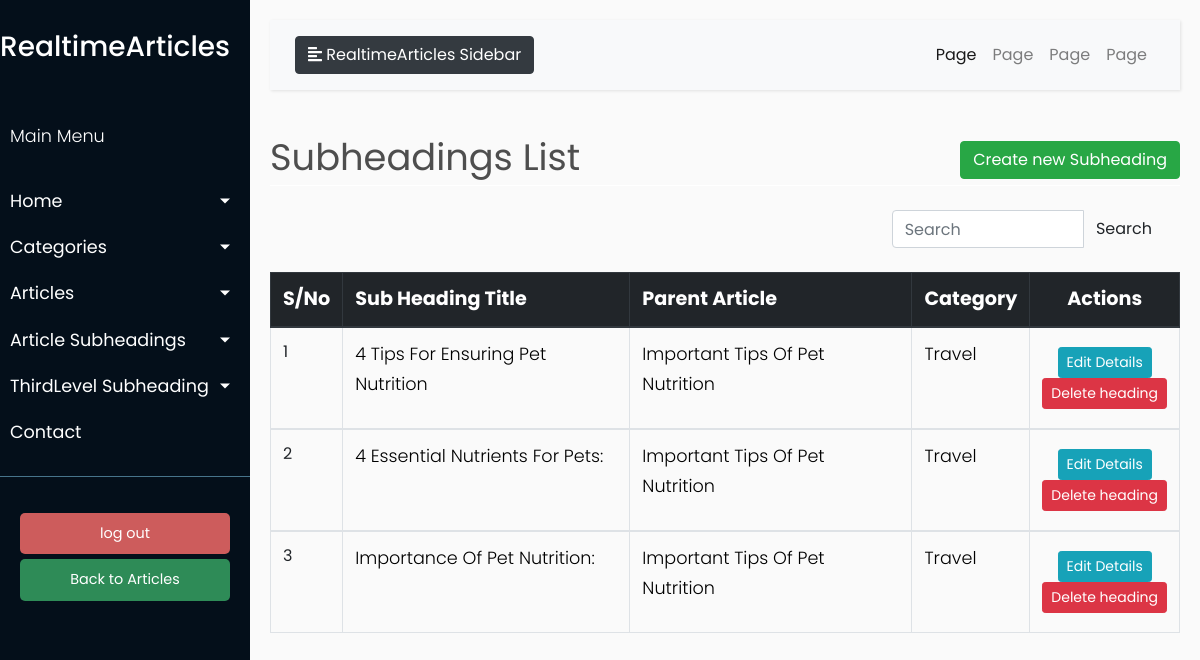
/subheading_list (signed in), run on an earlier commit of the app's database.
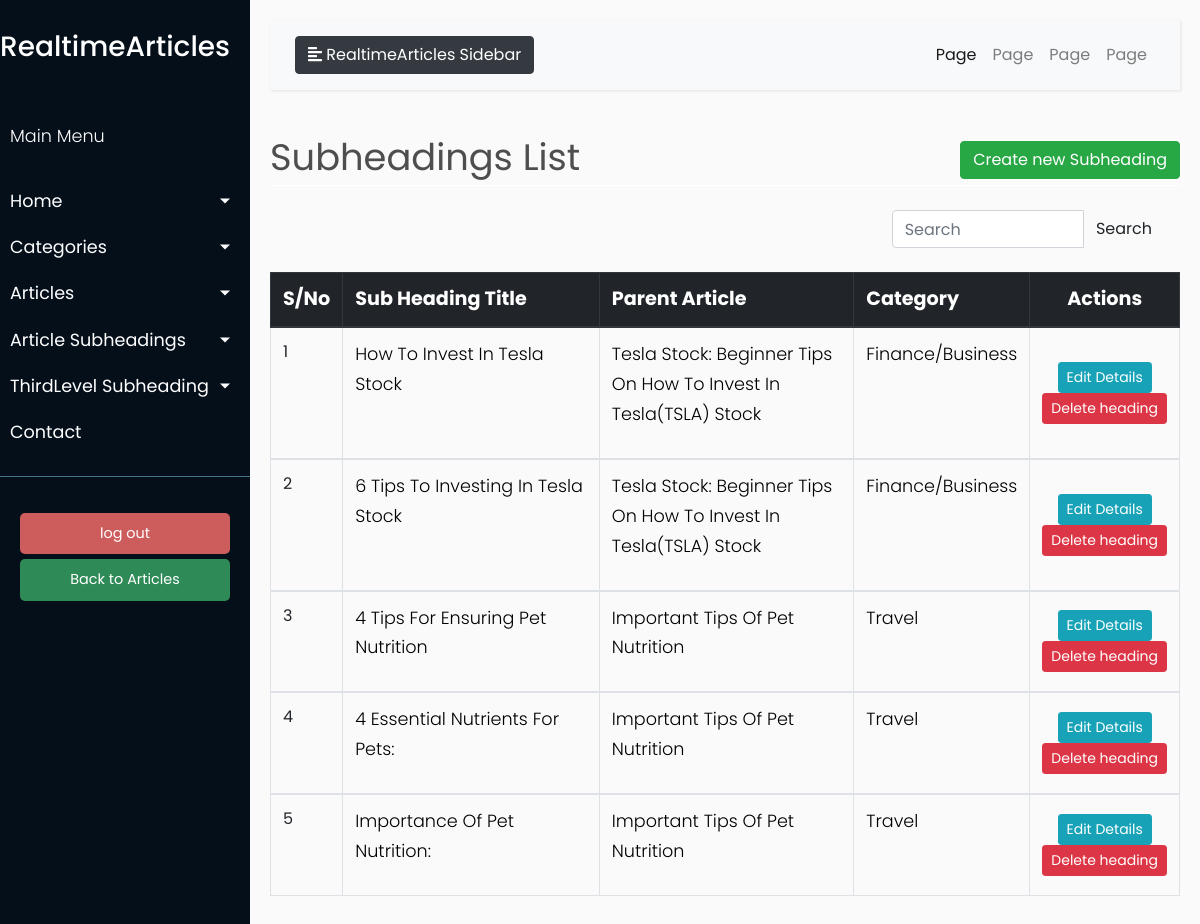
And on a later commit of the database.
### models/models.py (models this page shows, shortened)
class Subheading(db.Model):
    __tablename__ = 'subheading'
    id = db.Column(db.Integer, primary_key=True)
    sub_title = db.Column(db.String(100), nullable=True)
    sub_content = db.Column(db.Text, nullable=True)
    sub_image = db.Column(db.String(100))  # Path to subheading image
    article_id = db.Column(db.Integer, db.ForeignKey('article.id'), nullable=False)
    third_level_subheadings = db.relationship('ThirdLevelSubheading', backref='subheading', lazy=True)

class Article(db.Model):
    __tablename__ = 'article'
    id = db.Column(db.Integer, primary_key=True)
    main_title = db.Column(db.String(100), nullable=False)
    main_content = db.Column(db.Text, nullable=True)
    date_published = db.Column(db.DateTime, default=datetime.utcnow)
    author_id = db.Column(db.Integer, db.ForeignKey('user.id'), nullable=False)
    category_id = db.Column(db.Integer, db.ForeignKey('category.id'), nullable=False)
    main_image = db.Column(db.String(100), nullable=True)  # Path to main image
    subheadings = db.relationship('Subheading', backref='article', lazy=True)
    category = db.relationship('Category', backref='articles')

class Category(db.Model):
    __tablename__ = 'category'
    id = db.Column(db.Integer, primary_key=True)
    name = db.Column(db.String(50), unique=True, nullable=False)
    description = db.Column(db.Text)

### blueprints/article.py (the view)
@article.route('/subheading_list')
@login_required
def subheading_list():
    title = 'Subheadings List'
    subheadings = Subheading.query.join(Article).order_by(Subheading.id.desc()).all()
    return render_template('admin/subheading/subheading_list.html',
                           title=title, subheadings=subheadings)

### app.py (called while the page is built)
@login.user_loader
def load_user(user_id):
    return User.query.get(int(user_id))

### templates/admin/subheading/subheading_list.html (shortened to what this page needs)
{% extends "admin/base.html" %}
{% block content %}
    <div class="row" style="color: #4e4e4e; font-style: bold; font-size: 2.3rem; ">
        <div class="col-md-8">{{ title }}</div>
        <div class="col-md-4">
            <div class="float-md-right">
                <a class="btn btn-success" href="{{ url_for('article.create_subheading') }}">Create new Subheading</a>
            </div>
        </div>
    </div>
    <div style="border-bottom: 1px solid white;"></div>
    <br>
    <table class="table table-css table-bordered table-hover">
        <div class="container">
            <div class="row justify-content-end">
                <div class="col-md-4">
                    <form method="get" class="search-form">
                        <div class="input-group">
                            <input type="text" class="form-control" placeholder="Search" aria-label="Search"
                                   aria-describedby="button-addon2">
                            <div class="input-group-append">
                                <button class="btn btn-pink" type="submit" id="button-addon2">Search</button>
                            </div>
                        </div>
                    </form>
                </div>
            </div>
        </div>
        <br>
        <thead class="thead-dark align-middle">
        <tr style="background-color: #343a40; font-size: 1.2rem; color: white; text-transform: capitalize; height: 40px">
            <th width="3%">S/No</th>
            <th width="40%">Sub heading title</th>
            <th width="40%">Parent Article</th>
            <th width="8%">category</th>
            <th style="text-align: center">Actions</th>
        </tr>
        </thead>
        {% if subheadings %}
            {% for subheading in subheadings %}
                <tbody>
                <tr>
                    <td>{{ loop.index }}</td>
                    <td>
                        <p style="text-transform: capitalize; color:black">{{ subheading.sub_title }} </p>
                    </td>
                    <td>
                        <p style="text-transform: capitalize; color:black">{{ subheading.article.main_title }} </p>
                    </td>
                    <td>
                        <p style="text-transform: capitalize; color:black">{{ subheading.article.category.name }} </p>
                    </td>
                    <td class="align-middle  text-center">
                        <div class="d-inline-block align-middle">
                            <a href="{{ url_for('article.update_subheading', id = subheading.id) }}" class="btn btn-info btn-sm">Edit
                                Details</a>
                            <a href="{{ url_for('article.delete_subheading', id = subheading.id) }}" class="btn btn-danger btn-sm"> Delete heading</a>
                        </div>
                    </td>
                </tr>
                </tbody>
            {% endfor %}
        {% endif %}
    </table>
{% endblock content %}

What changed in the data, as far as the page shows it:
added Subheading: sub_title "How To Invest In Tesla Stock", article.main_title "Tesla Stock: Beginner Tips On How To Invest In Tesla(TSLA) Stock", article.category.name "Finance/Business"
added Subheading: sub_title "6 Tips To Investing In Tesla Stock", article.main_title "Tesla Stock: Beginner Tips On How To Invest In Tesla(TSLA) Stock", article.category.name "Finance/Business"
